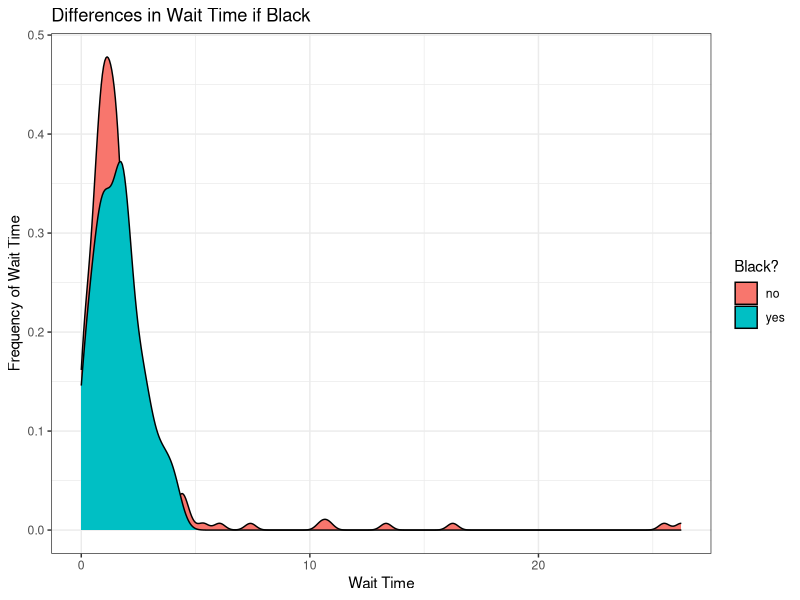
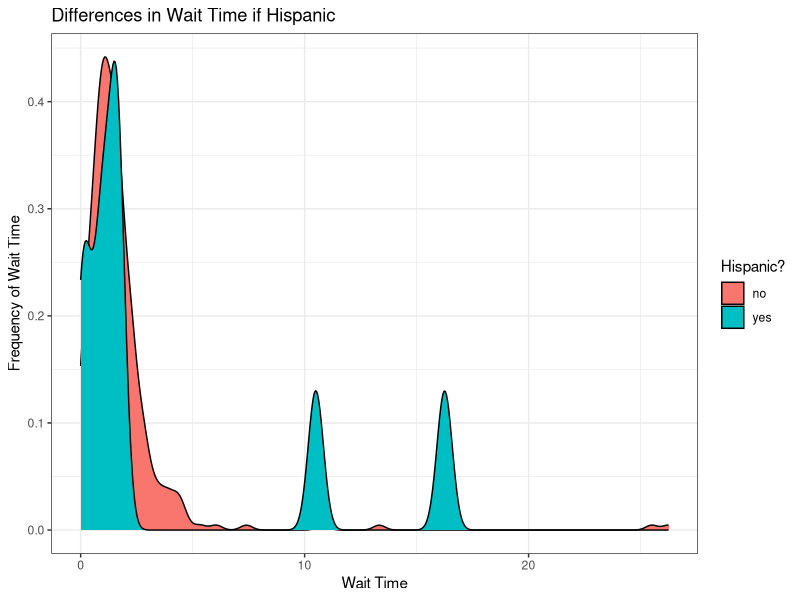
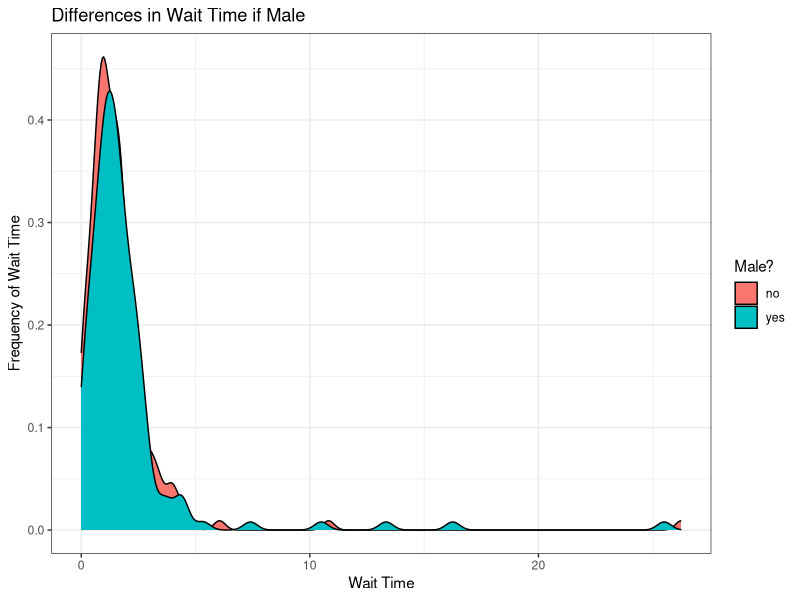
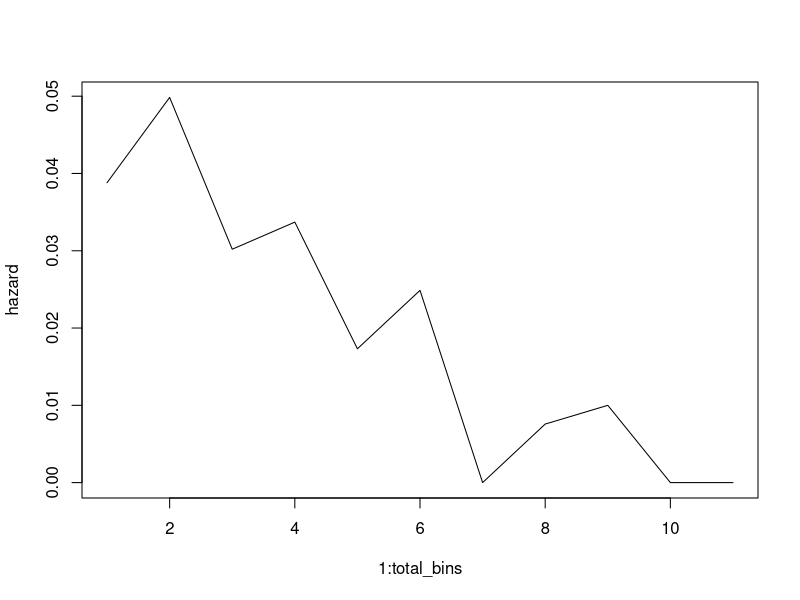
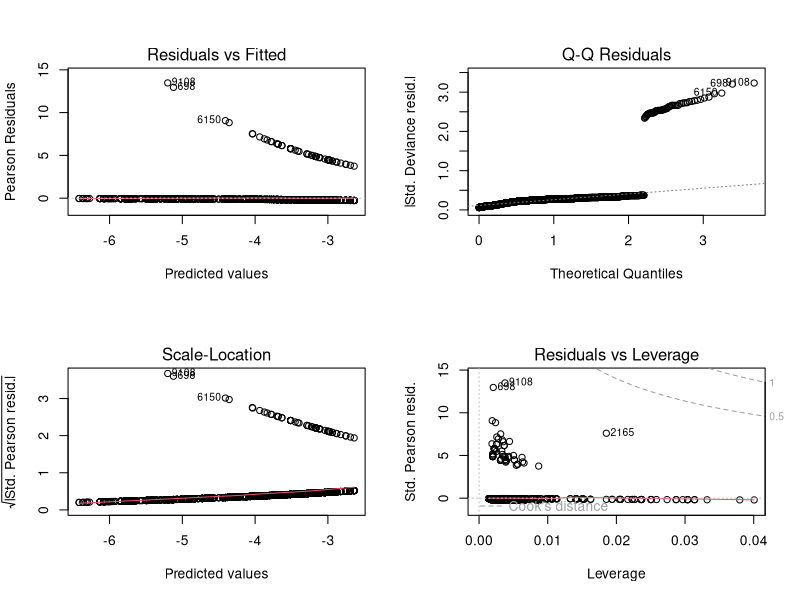

The R script that drew these images, in order: (Note: this script raises an error after producing the figures.)
## ---- chunk 1
knitr::opts_chunk$set(fig.width=5, fig.height=3) 
library(dplyr)
library(magrittr)
library(knitr)
library(ggplot2)
## ---- chunk 2
kelly <- read.table("kellydat.txt", header = T)
kelly <- kelly %>% mutate(count_sn = sn1 + sn2*2 + sn3*3 + all4*4) %>% select(-c(sn1, sn2, sn3, all4))
## ---- chunk 3

## ---- chunk 4

ggplot(kelly, aes(nctdel, group = factor(black), fill = factor(black,labels=c("no", "yes"))),alpha=0.5, adjust=2) + geom_density() + theme_bw() + xlab("Wait Time") + ylab("Frequency of Wait Time") + labs(fill = "Black?") + ggtitle("Differences in Wait Time if Black")
## ---- chunk 5
ggplot(kelly, aes(nctdel, group = factor(hisp), fill = factor(hisp,labels=c("no", "yes"))),alpha=0.5, adjust=2) + geom_density() + theme_bw() + xlab("Wait Time") + ylab("Frequency of Wait Time") + labs(fill = "Hispanic?") + ggtitle("Differences in Wait Time if Hispanic")
## ---- chunk 6
ggplot(kelly, aes(nctdel, group = factor(male), fill = factor(male,labels=c("no", "yes"))),alpha=0.5, adjust=2) + geom_density() + theme_bw() + xlab("Wait Time") + ylab("Frequency of Wait Time") + labs(fill = "Male?") + ggtitle("Differences in Wait Time if Male")
## ---- chunk 7
# set up the kernels
#bin <- cut(kelly$nctdel, c(-Inf,seq(0,26,.3),Inf))
quants <- quantile(kelly$nctdel, probs = seq(0,1,length.out = 11))
bin <- cut(kelly$nctdel, c(-1,quants))
levels(bin) <- seq(1:nlevels(bin))
#bins <- cut(kelly$nctdel, c(-Inf,0,0.5, 0.7, 1.3, 2.05,10,15,Inf)) #manually choose bins based on quantiles and my own knowledge
# we're going to pre-calculate a bunch of kernel weights
# each row is one bin, the columns are the kernel weights for that bin
## ---- chunk 8
# instantiate data
times <- as.numeric(bin)
total_bins <- max(times)
censored <- kelly$fail
charac <- kelly %>% select(-c(nctdel, fail))
# example transformation
# transformation function

transformation <- function(time, censored, total_bins) {
  y <- rep(0,time)
  if(!censored) {
    y[time] <- 1
  }
  
  # if you are doing kernel regression then you will calculate X differently here (using the kernels)
  X <- array(0, dim=c(time, total_bins))
  diag(X) <- 1
  
  return(data.frame(y,X))
}
# apply the transformation to the data set
d <- transformation(times[1], censored[1], total_bins)
for(i in 2:length(times)) {
  d <- rbind(d, transformation(times[i], censored[i], total_bins))
}
# fit a model
m <- glm(y ~ 0 + ., data=d, family="binomial")
summary(m)

beta <- coef(m)
hazard <- exp(beta)/(1+exp(beta))
plot(1:total_bins, hazard, type='l')
# this is pretty ugly. Let's smooth it out with kernel regression.
# set up the kernels
kernels <- 4
tau <- seq(from=1, to=total_bins, length.out = kernels)
sigma <- (tau[2]-tau[1])/2
# we're going to pre-calculate a bunch of kernel weights
# each row is one bin, the columns are the kernel weights for that bin
kernel.weights <- matrix(dnorm(rep(1:80,kernels),rep(tau,each=80),sigma), ncol=kernels)
# now we'll create a new transform function
kernel.transformation <- function(time, censored, other_cov, total_bins) {
  y <- rep(0,time)
  if(!censored) {
    y[time] <- 1
  }
  
  # X has kernel weights instead of the bin indicators that it had before
  X <- array(kernel.weights[1:time,],dim=c(time,kernels))
  X <- cbind(X, other_cov)
  
  return(data.frame(y,X))
}

d2 <- NULL
d2 <- kernel.transformation(times[1], censored[1], charac[1,],total_bins)
for(i in 2:length(times)) {
  d2 <- rbind(d2, kernel.transformation(times[i], censored[i], charac[i,], total_bins))
}

# fit a model
m2 <- glm(y ~ 0 + ., data=d2, family="binomial")
summary(m2)
# make a smooth plot

## ---- chunk 9
par(mfrow = c(2,2))
plot(m2)
## ---- chunk 10
X.test <- kelly %>% select(male, black, hisp, count_sn)

X.test <- data.frame(cbind(kern_distribution(kelly$nctdel), X.test))


kern.pred <- round(predict.glm(m2, newdata = data.frame(X.test), type = 'response'))
m = mean(kern.pred != kelly$fail)
## ---- chunk 11
##select rows in 
hazard.logodds <- predict(m2, newdata = data.frame(d2))


###change to assess different survival functions


hazard <- exp(hazard.logodds)/(1+exp(hazard.logodds))
plot(1:total_bins, hazard, type='l')
# you can choose different numbers of kernels or even use un-evenly spaced kernels to capture more detail early on where you have more data.
